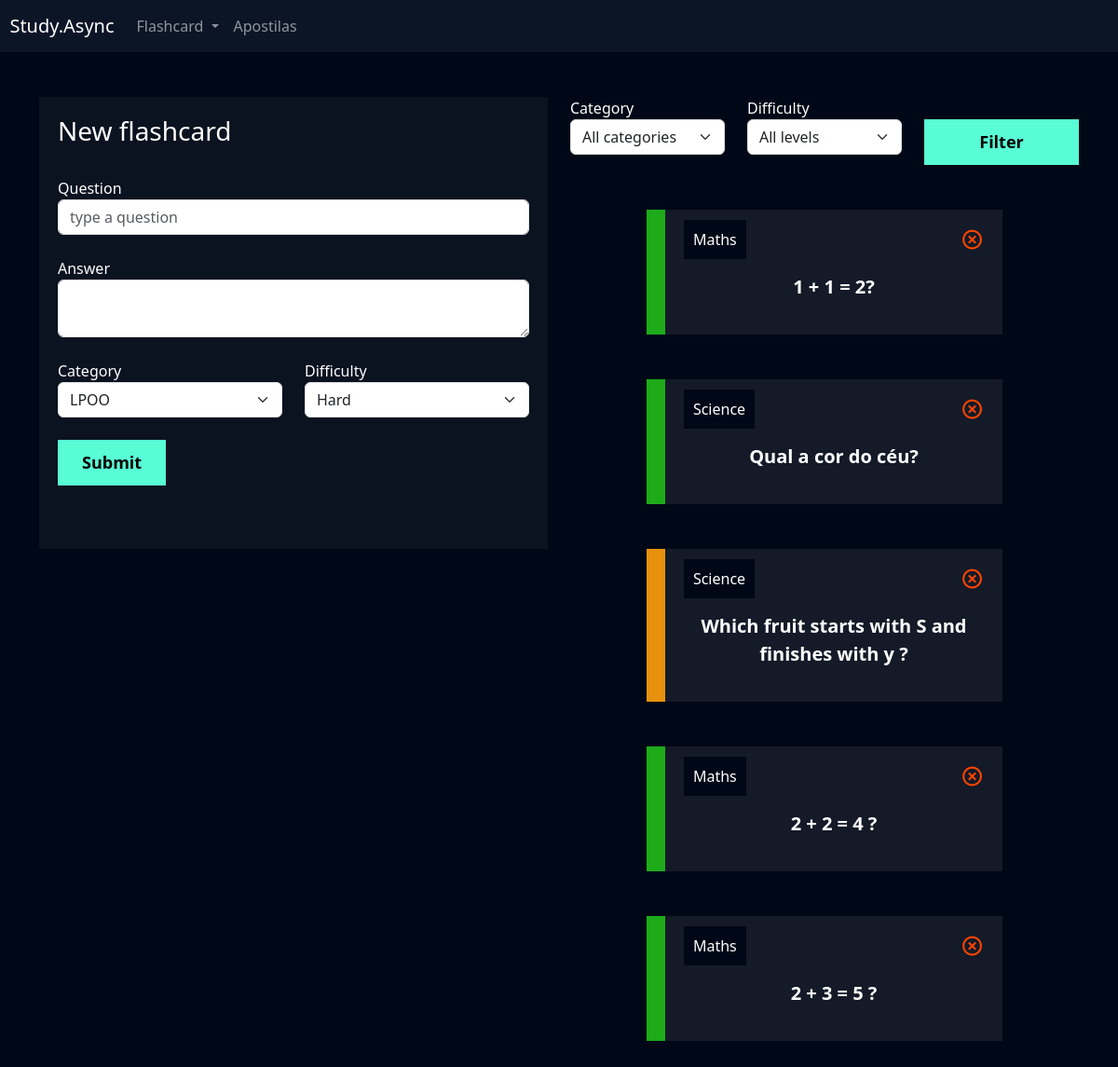
The page /flashcard/new_flashcard/ (signed in) on the database its author committed.
### flashcard/models.py (models this page shows, shortened)
class Flashcard(models.Model):
    DIFFICULTY_CHOICES = (('H', 'Hard'), ('M', 'Medium'), ('E', 'Easy'))
    id = models.IntegerField(primary_key=True)
    user = models.ForeignKey(User, on_delete=models.DO_NOTHING)
    question = models.CharField(max_length=300)
    answer = models.TextField()
    category = models.ForeignKey(Category, on_delete=models.DO_NOTHING)
    difficulty = models.CharField(max_length=1, choices=DIFFICULTY_CHOICES)
    @property
    def css_difficulty(self):
        if self.difficulty == 'E':
            return "flashcard-easy"
        elif self.difficulty == 'M':
            return "flashcard-medium"
        elif self.difficulty == 'H':
            return "flashcard-hard"

class Category(models.Model):
    name = models.CharField(max_length=50)
    def __str__(self):
        return self.name

### flashcard/views.py (the view, shortened to what this page needs)
# urls.py: path('new_flashcard/', views.new_flashcard, name='new_flashcard'),
def new_flashcard(request):
    if not request.user.is_authenticated:
        return redirect('/users/log_in')
    if request.method == 'GET':
        categories = Category.objects.all()
        difficulties = Flashcard.DIFFICULTY_CHOICES
        flashcards = Flashcard.objects.filter(user=request.user)
        category_filter = request.GET.get('category')
        difficulty_filter = request.GET.get('difficulty')
        if category_filter:
            flashcards = flashcards.filter(category__id=category_filter)
        if difficulty_filter:
            flashcards = flashcards.filter(difficulty=difficulty_filter)
        return render(
            request,
            'new_flashcard.html',
            {'categories': categories, 'difficulties': difficulties, 'flashcards': flashcards}
        )

### templates/new_flashcard.html (shortened to what this page needs)
{% extends "base.html" %}
{% load static %}
{% block 'header' %}
    <link href="{% static 'users/css/register.css' %}" rel="stylesheet">
    <link href="{% static 'flashcard/js/flashcard.js' %}" rel="stylesheet">
    <link href="{% static 'flashcard/css/new_flashcard.css' %}" rel="stylesheet">
    <link href='https://unpkg.com/boxicons@2.1.4/css/boxicons.min.css' rel='stylesheet'>
{% endblock 'header' %}
{% block 'content' %}
    {% include "partials/header.html" %}
    <div class="container">
        <br>
        <br>
        <div class="row">
            <div class="col-sm">
                <div class="box-form">
                    <form action="{% url 'new_flashcard' %}" method="POST"> {% csrf_token %}
                        <h3>New flashcard</h3>
                        <br>
                        <label>Question</label>
                        <input type="text" class="form-control" placeholder="type a question" name="question">
                        <br>
                        <label>Answer</label>
                        <textarea class="form-control" name="answer"></textarea>
                        <br>
                        <div class="row">
                            <div class="col-md">
                                <label for="">Category</label>
                                <select class="form-select" name="category">
                                    {% for category in categories %}
                                        <option value="{{category.id}}">{{category.name}}</option>
                                    {% endfor %}
                                </select>
                            </div>
                            <div class="col-md">
                                <label for="">Difficulty</label>
                                <select class="form-select" name="difficulty">
                                    {% for difficulty in difficulties %}
                                        <option value="{{difficulty.0}}">{{difficulty.1}}</option>
                                    {% endfor %}
                                </select>
                            </div>
                        </div>
                        <br>
                        <input type="submit" value="Submit" class="btn-register">
                        <br>
                        <br>
                        <br>
                    </form>
                </div>
            </div>
            <div class="col-sm">
                <form action="{% url 'new_flashcard' %}" method="GET">
                    <div class="row">
                        <div class="col-md">
                            <label for="">Category</label>
                            <select name="category" id="" class="form-select">
                                <option value="">All categories</option>
                            </select>
                        </div>
                        <div class="col-md">
                            <label for="">Difficulty</label>
                            <select name="difficulty" id="" class="form-select">
                                <option value="">All levels</option>
                            </select>
                        </div>
                        <div class="col-md">
                            <br>
                            <input type="submit" style="width: 100%" value="Filter" class="btn-register">
                        </div>
                    </div>
                </form>
                <br>
                <br>
                {% for flashcard in flashcards %}
                    <div class="box-new-flashcard" onclick="flip_card({{ flashcard.id }})">
                        <div class="flashcard {{ flashcard.css_difficulty }}">
                            <div class="flashcard-category">
                                {{ flashcard.category }}
                            </div>
                            <a href="{% url 'delete_flashcard' flashcard.id %}"><i class='icon-exit bx bx-x-circle'></i></a>
                            <br>
                            <br>
                            <div class="flashcard-box-item">
                                <p class="flashcard-item"> {{ flashcard.question }} </p>
                            </div>
                        </div>
                    </div>
                    <br>
                    <br>
                {% endfor %}
            </div>
        </div>
    </div>
{% endblock 'content' %}

### templates/static/general/css/base.css (style rules this page uses)
:root { --main-color: #0b1526; --dark-color: #000716; --secondary-dark-color: rgb(15, 2, 26); --light-color: #00c1f3; --contrast-color: #f4c96b; --differential-color: #58fcd5; }
body { background-color: var(--dark-color) !important; color: white !important; }

### templates/static/users/css/register.css (style rules this page uses)
* { margin: 0; padding: 0; }
.box-form { padding: 20px; background-color: rgba(217,217,217, .05); color: white !important; }
.btn-register { padding: 10px; background-color: #58fcd5; border: none; border: 1px solid #58fcd5; font-size: 18px; font-weight: bold; padding-left: 25px; padding-right: 25px; }

### templates/static/flashcard/css/new_flashcard.css (style rules this page uses)
.box-new-flashcard { width: 70%; margin: auto; }
.flashcard { background-color: rgba(255, 255, 255, .08); padding: 20px; }
.flashcard-box-item { text-align: center; }
.flashcard p { font-size: 20px; font-weight: bold; cursor: pointer; }
.flashcard-easy { border-left: 20px solid #1DAB1A; }
.flashcard-medium { border-left: 20px solid #E8910E; }
.flashcard-category { background-color: var(--dark-color); display: inline; padding: 10px; }
.icon-exit { float: right; font-size: 25px; color: orangered; }

### rows shown on the page
Flashcard: category "Maths", question "1 + 1 = 2?"
Flashcard: category "Science", question "Qual a cor do céu?"
Flashcard: category "Science", question "Which fruit starts with S and finishes with y ?"
Flashcard: category "Maths", question "2 + 2 = 4 ?"
Flashcard: category "Maths", question "2 + 3 = 5 ?"

### other values the page prints
form field category "LPOO"
form field difficulty "Hard"
